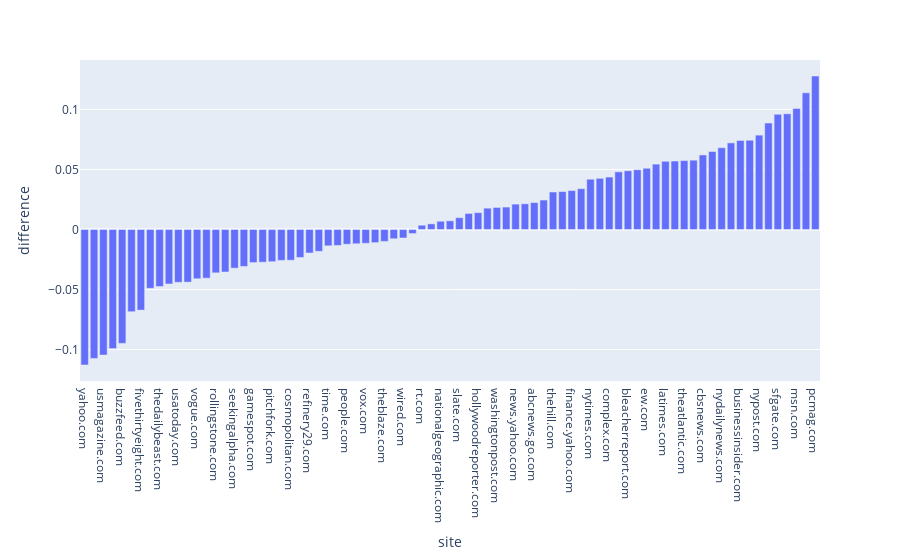

This figure's notebook cell:
### Code cell
import plotly.express as px
df = polarity_comparison[polarity_comparison['country_of_pub']=='USA']
df = df.sort_values(by = 'difference', ascending = True)
fig = px.bar(df, x = 'site', y ='difference')
fig.show()

### Figure 1 — Plotly figure (JSON) as saved in the notebook; plotly's stock layout.template omitted (floating-point values rounded to 4 significant figures)
{"data": [{"alignmentgroup": "True", "hovertemplate": "site=%{x}<br>difference=%{y}<extra></extra>", "legendgroup": "", "marker": {"color": "#636efa"}, "name": "", "offsetgroup": "", "orientation": "v", "showlegend": false, "textposition": "auto", "type": "bar", "x": ["yahoo.com", "salon.com", "usmagazine.com", "littlethings.com", "buzzfeed.com", "dailycaller.com", "fivethirtyeight.com", "newsmax.com", "thedailybeast.com", "msnbc.com", "usatoday.com", "realclearpolitics.com", "vogue.com", "eonline.com", "rollingstone.com", "politico.com", "seekingalpha.com", "ign.com", "gamespot.com", "forbes.com", "pitchfork.com", "cnbc.com", "cosmopolitan.com", "breitbart.com", "refinery29.com", "mashable.com", "time.com", "digitaltrends.com", "people.com", "tmz.com", "vox.com", "marketwatch.com", "theblaze.com", "bloomberg.com", "wired.com", "nbcnews.com", "rt.com", "lifehacker.com", "nationalgeographic.com", "realsimple.com", "slate.com", "nbcsports.com", "hollywoodreporter.com", "sports.yahoo.com", "washingtonpost.com", "vice.com", "news.yahoo.com", "npr.org", "abcnews.go.com", "si.com", "thehill.com", "rawstory.com", "finance.yahoo.com", "chicagotribune.com", "nytimes.com", "wsj.com", "complex.com", "cbssports.com", "bleacherreport.com", "cnet.com", "ew.com", "gizmodo.com", "latimes.com", "espncricinfo.com", "theatlantic.com", "ksl.com", "cbsnews.com", "foxnews.com", "nydailynews.com", "theverge.com", "businessinsider.com", "health.com", "nypost.com", "reuters.com", "sfgate.com", "chron.com", "msn.com", "howtogeek.com", "pcmag.com"], "xaxis": "x", "y": [-0.1128, -0.1074, -0.1046, -0.09921, -0.09486, -0.06848, -0.06713, -0.04899, -0.04749, -0.04541, -0.04398, -0.04384, -0.04103, -0.04053, -0.03612, -0.0354, -0.03222, -0.03076, -0.02757, -0.02723, -0.02683, -0.02575, -0.02561, -0.02332, -0.01958, -0.01817, -0.0136, -0.01329, -0.01228, -0.0119, -0.01148, -0.01093, -0.009925, -0.00773, -0.007071, -0.003383, 0.003555, 0.004658, 0.006877, 0.007232, 0.009828, 0.01337, 0.01401, 0.01774, 0.01835, 0.01867, 0.02113, 0.02141, 0.0224, 0.02451, 0.03122, 0.03158, 0.03241, 0.03398, 0.04187, 0.04258, 0.04367, 0.04799, 0.04891, 0.04978, 0.051, 0.05444, 0.0568, 0.05703, 0.05739, 0.05772, 0.06208, 0.06493, 0.06811, 0.07211, 0.07415, 0.07434, 0.07858, 0.08865, 0.09595, 0.09636, 0.1008, 0.1138, 0.1278], "yaxis": "y"}], "layout": {"autosize": true, "barmode": "relative", "legend": {"tracegroupgap": 0}, "margin": {"t": 60}, "xaxis": {"anchor": "y", "autorange": true, "domain": [0, 1], "range": [-0.5, 78.5], "title": {"text": "site"}, "type": "category"}, "yaxis": {"anchor": "x", "autorange": true, "domain": [0, 1], "range": [-0.1262, 0.1412], "title": {"text": "difference"}, "type": "linear"}}}
